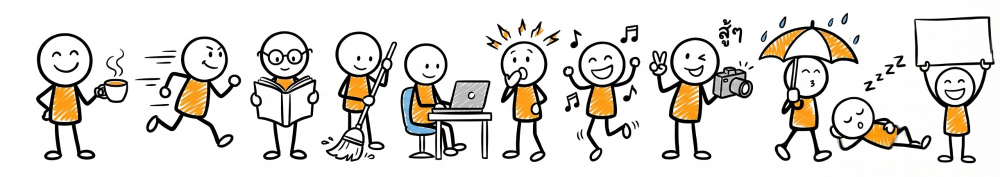
#> input picture .claude/skills/sundaland-doodle/template/examples/style-reference-sheet.jpg, 2000 x 354 px (shown at 1/2 size)
$ python cut_poses.py ../examples/style-reference-sheet.jpg ../examples/style-reference-sheet.jpg
#> lines starting #> are read from the running program, lines starting #| are printed output that depends on the picture; after the words box and inside, x2 and y2 are one past the last pixel; in counts of white or black regions, pixels touching at a corner belong together
"""Cut a white-background doodle sheet into one transparent PNG per figure.

Usage: python -I cut_poses.py <sheet.jpg> <out_dir> [name1 name2 ...] [--fragments]   (names left-to-right)
Optional overrides.json NEXT TO THE SHEET: [{"box":[x0,x1,y0,y1],"owner":"name"}] — a stray fragment
(zzz, sparks, a face between two figures) whose centre falls in a box goes to that owner.
Writes <name>.png per figure + poses.json; check them on a checkerboard (see SKILL.md step 3).
- groups ink by proximity (so props, notes, zzz, motion lines stay with their figure)
- keeps enclosed white areas (head, book pages, sign) opaque by filling holes
- un-blends the white matte on anti-aliased edges
- upscales 2x (Lanczos) so the sprites hold up at 1080p
"""
import json, sys
from pathlib import Path
import numpy as np
from PIL import Image
from scipy import ndimage as ndi

src, out = Path(sys.argv[1]), Path(sys.argv[2])
names = [a for a in sys.argv[3:] if a != "--fragments"]
SHOW_FRAG = "--fragments" in sys.argv   # print every small fragment + its owner (to write overrides.json)
out.mkdir(parents=True, exist_ok=True)

rgb = np.asarray(Image.open(src).convert("RGB")).astype(np.float32)
dark = 255.0 - rgb.min(axis=2)                      # 0 on white paper, high on ink / colour
ink = dark > 38
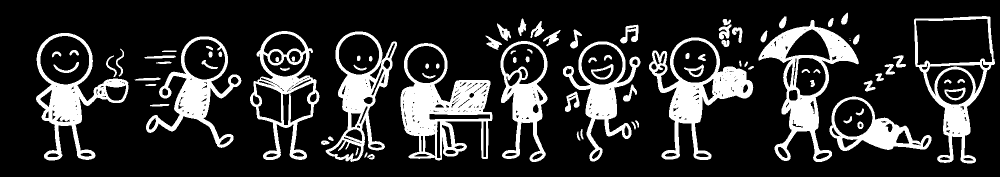
#> ink: shape (354, 2000) bool (shown at 1/2 size); 18.8% white; 90 white regions (2 under 20 px), largest, box (x1, y1, x2, y2) and area: (801, 86, 985, 321) 17336, (1517, 40, 1718, 324) 14445, (1298, 75, 1507, 320) 14112

# group strokes: small dilation keeps neighbours apart; big components = figures,
# small ones (notes, zzz, speed lines, drops) are merged into the nearest figure
grp = ndi.binary_dilation(ink, structure=np.ones((3, 3)), iterations=3)
#> grp: shape (354, 2000) bool; 32.2% white; 48 white regions, largest, box (x1, y1, x2, y2) and area: (798, 83, 988, 324) 25975, (1514, 30, 1722, 327) 23354, (1295, 72, 1511, 323) 21569
lab0, n0 = ndi.label(grp)
#> lab0: shape (354, 2000) int32; 55 distinct labels, from 0 to 54
#> n0 = 54
areas = ndi.sum(np.ones_like(lab0), lab0, index=range(1, n0 + 1))
#> areas = 54 values, max 25975 at index 18, min 205 at index 35, mean 4223.5
slices = ndi.find_objects(lab0)
#> slices = 54 items
BIG = 9000.0   # px area (on the source sheet) that counts as a whole figure
big = [i + 1 for i in range(n0) if areas[i] >= BIG]
#> big = [2, 3, 11, 12, 13, 15, 16, 17, 18, 19, 49]
def box(sl): return (sl[1].start, sl[0].start, sl[1].stop, sl[0].stop)
def gap(a, b):
    dx = max(b[0] - a[2], a[0] - b[2], 0); dy = max(b[1] - a[3], a[1] - b[3], 0)
    return (dx * dx + dy * dy) ** 0.5
big.sort(key=lambda j: slices[j - 1][1].start)
by_name = {nm: big[k] for k, nm in enumerate(names) if k < len(big)}
#> by_name = 0 items
# optional overrides.json next to the sheet: [{"box":[x0,x1,y0,y1],"owner":"name"}]
# a fragment whose centre falls in a box goes to that owner (for zzz / faces between figures)
ov_path = src.with_name("overrides.json")
overrides = json.loads(ov_path.read_text()) if ov_path.exists() else []
lab = np.zeros_like(lab0)
for j in big:
    lab[lab0 == j] = j
#> this loop made 11 passes
#> j on passes 1 to 11: 13, 15, 11, 12, 19, 17, 18, 16, 3, 49, 2
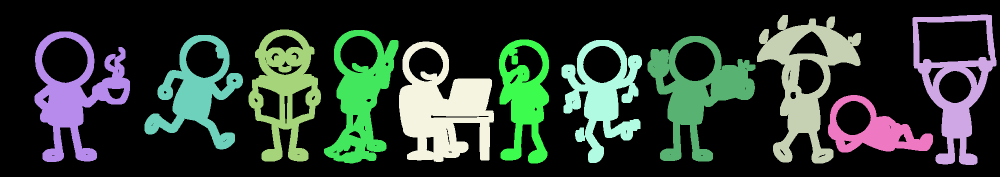
#> lab: shape (354, 2000) int32 (shown at 1/2 size); 12 distinct labels, from 0 to 49; one colour per label, 0 black
for i in range(1, n0 + 1):
    if i in big or areas[i - 1] < 25:
        continue
    bi = box(slices[i - 1])
    cx, cy = (bi[0] + bi[2]) / 2, (bi[1] + bi[3]) / 2
    owner = None
    for o in overrides:
        x0, x1, y0, y1 = o["box"]
        if x0 <= cx <= x1 and y0 <= cy <= y1 and o["owner"] in by_name:
            owner = by_name[o["owner"]]
    if owner is None:
        owner = min(big, key=lambda j: gap(bi, box(slices[j - 1])))
    lab[lab0 == i] = owner
    if SHOW_FRAG:
        own_name = next((nm for nm, j in by_name.items() if j == owner), owner)
        print(f"fragment x {bi[0]}-{bi[2]} y {bi[1]}-{bi[3]} area {int(areas[i - 1])} -> {own_name}")
#> this loop made 54 passes
#> (bi, cx, cy) on passes 1, 4, 5, 6, 7, 8, 9, 10, 14, 20, 21, 22: ((1679, 22, 1699, 52), 1689, 37), ((1033, 34, 1056, 75), 1044.5, 54.5), ((1434, 35, 1488, 97), 1461, 66), ((1058, 39, 1091, 79), 1074.5, 59), ((991, 44, 1025, 85), 1008, 64.5), ((1237, 46, 1280, 90), 1258.5, 68), ((1137, 56, 1167, 100), 1152, 78), ((1083, 57, 1124, 96), 1103.5, 76.5), ((968, 68, 1007, 103), 987.5, 85.5), ((409, 89, 429, 118), 419, 103.5), ((1048, 95, 1068, 128), 1058, 111.5), ((136, 97, 161, 114), 148.5, 105.5)
#> (bi, cx, cy) on pass 37: ((1179, 125, 1230, 162), 1204.5, 143.5)
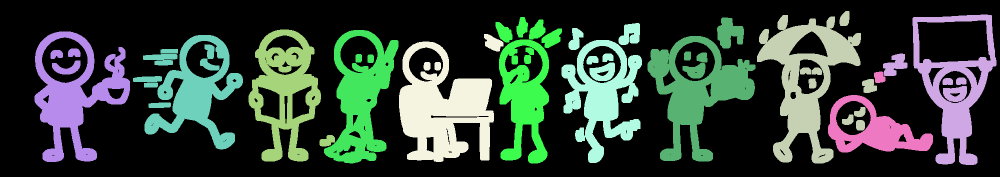
#> lab: shape (354, 2000) int32 (shown at 1/2 size); 12 distinct labels, from 0 to 49; one colour per label, 0 black
objs = []
for j in big:
    ys, xs = np.nonzero(lab == j)
    sl = (slice(ys.min(), ys.max() + 1), slice(xs.min(), xs.max() + 1))
    objs.append((sl[1].start, j, sl))
objs.sort()
print("groups:", len(objs))
#| groups: 11

meta = []
for k, (x0, i, sl) in enumerate(objs):
    name = names[k] if k < len(names) else f"pose{k + 1:02d}"
    pad = 6
    ys = slice(max(sl[0].start - pad, 0), min(sl[0].stop + pad, rgb.shape[0]))
    xs = slice(max(sl[1].start - pad, 0), min(sl[1].stop + pad, rgb.shape[1]))
    own = ndi.binary_dilation(lab[ys, xs] == i, iterations=2)
    d = dark[ys, xs]
    soft = np.clip((d - 10.0) / 55.0, 0, 1) * own
    solid = ndi.binary_closing(ink[ys, xs] & own, structure=np.ones((3, 3)), iterations=2)
    filled = ndi.binary_fill_holes(solid)
    a = np.maximum(soft, filled.astype(np.float32))
    c = rgb[ys, xs]
    aa = np.clip(a, 1e-3, 1)[..., None]
    col = np.clip((c - (1 - aa) * 255.0) / aa, 0, 255)
    col = np.where(filled[..., None], c, col)          # interiors keep their real (white) colour
    rgba = np.dstack([col, a * 255.0]).astype(np.uint8)
    im = Image.fromarray(rgba, "RGBA")
    im = im.resize((im.width * 2, im.height * 2), Image.LANCZOS)
    im.save(out / f"{name}.png")
    meta.append({"name": name, "x": int(xs.start), "y": int(ys.start), "w": im.width, "h": im.height})
    print(f"{name:10s} x={xs.start:4d} w={xs.stop - xs.start:3d} h={ys.stop - ys.start:3d}")
#> this loop made 11 passes
#> (x0, i) on passes 1 to 11: (69, 13), (266, 15), (497, 11), (648, 12), (798, 19), (991, 17), (1123, 18), (1295, 16), (1514, 3), (1656, 49), (1766, 2)
#| pose01     x=  63 w=203 h=273
#| pose02     x= 260 w=232 h=241
#| pose03     x= 491 w=185 h=276
#| pose04     x= 642 w=161 h=279
#| pose05     x= 792 w=221 h=268
#| pose06     x= 985 w=145 h=305
#| pose07     x=1117 w=173 h=292
#| pose08     x=1289 w=228 h=300
#> (further printed lines are left out)
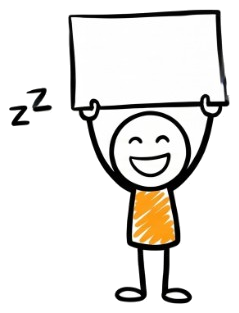
#> rgba: shape (313, 239, 4); mean R, G, B, A 88.8, 86.6, 82.1, 98.1; transparent parts drawn white
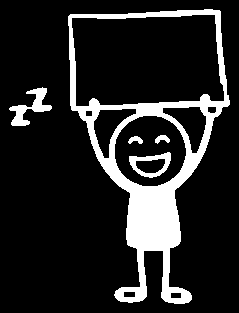
#> solid: shape (313, 239) bool; 14.8% white; 5 white regions, box (x1, y1, x2, y2) and area: (68, 9, 230, 304) 9875, (9, 87, 52, 126) 606, (129, 152, 171, 178) 439, (155, 135, 170, 144) 80, (128, 136, 143, 144) 75

(out / "poses.json").write_text(json.dumps(meta, indent=2))

# checkerboard preview: every cut-out side by side — transparent areas show the grey checks,
# head / pages / sign must stay solid white, and stray marks must sit on the right figure
W = sum(m["w"] // 2 + 20 for m in meta) + 20; H = max(m["h"] for m in meta) // 2 + 20
chk = Image.new("RGB", (W, H), "white")
#> chk: PIL image 2501x337 RGB; every value is 255
for yy in range(0, H, 16):
    for xx in range(0, W, 16):
        if (xx // 16 + yy // 16) % 2:
            chk.paste((205, 205, 205), (xx, yy, xx + 16, yy + 16))
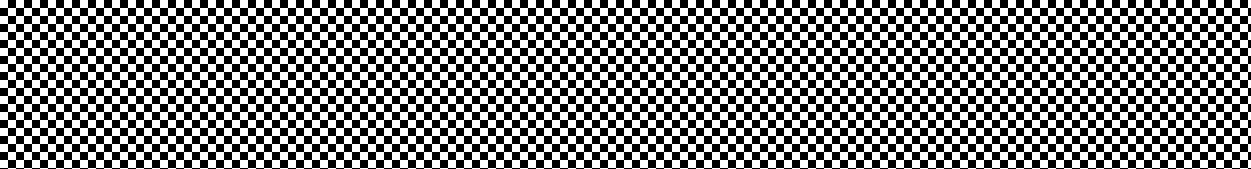
#> chk: PIL image 2501x337 RGB (shown at 1/2 size); values 205 (black) and 255 (white), 50% white; 1 black region, box (x1, y1, x2, y2) and area: (0, 0, 2501, 337) 421381
x = 10
for m in meta:
    im = Image.open(out / f"{m['name']}.png"); im = im.resize((im.width // 2, im.height // 2))
    chk.paste(im, (x, H - im.height - 10), im); x += im.width + 20
chk.save(out / "_cutout-check.png")
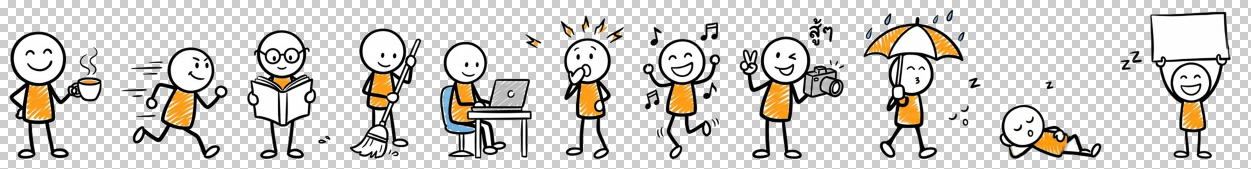
#> saved as _cutout-check.png: PIL image 2501x337 RGB (shown at 1/2 size); mean R, G, B 210.3, 207.9, 204.4
print("check:", out / "_cutout-check.png")
